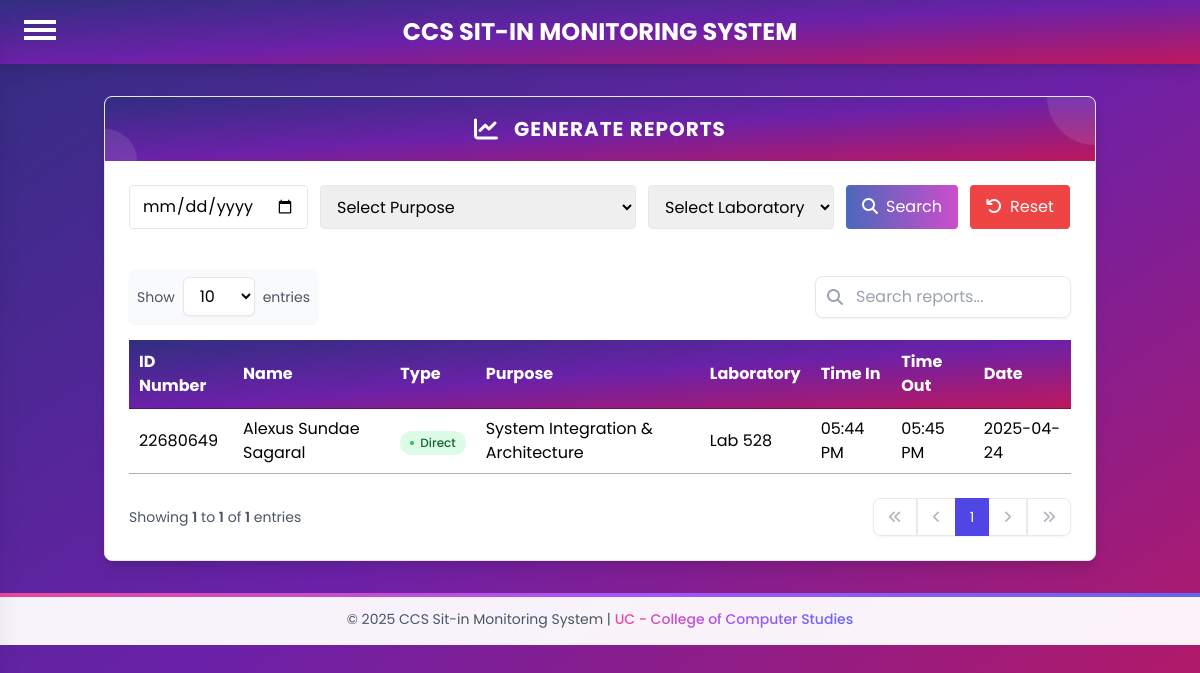
Before: /admin/admin_reports.php (signed in) with the older database file.
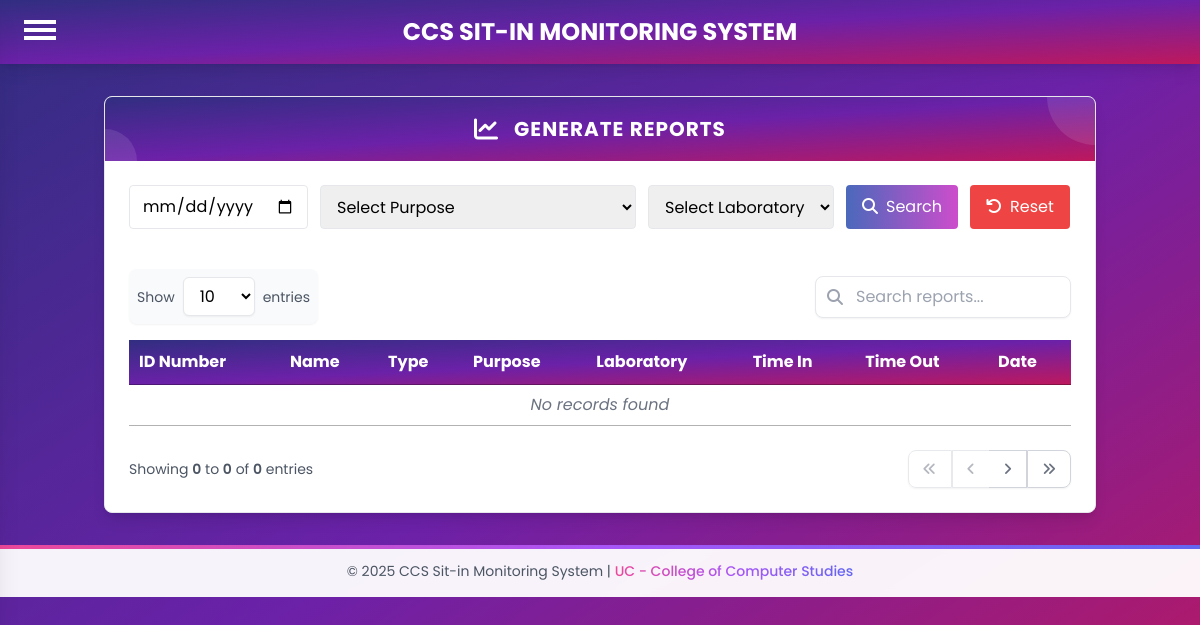
After: the same page with the newer database file.
### tables this page shows
CREATE TABLE `curr_sitin` (
  `SITIN_ID` int(11) NOT NULL,
  `IDNO` int(11) NOT NULL,
  `FULL_NAME` varchar(30) NOT NULL,
  `PURPOSE` enum('C Programming','C++ Programming','C# Programming','Java Programming','Php Programming','Python Programming','Database','Digital Logic & Design','Embedded System & IOT','System Integration & Architecture','Computer Application','Web Design & Development','Project Management') NOT NULL,
  `LABORATORY` enum('Lab 517','Lab 524','Lab 526','Lab 528','Lab 530','Lab 542','Lab 544') NOT NULL,
  `TIME_IN` time NOT NULL,
  `TIME_OUT` time DEFAULT NULL,
  `DATE` date NOT NULL,
  `STATUS` varchar(10) NOT NULL DEFAULT 'Active'
);

### admin/admin_reports.php (the view, shortened to what the changed rows need)
<?php
require '../db.php';
$entries_per_page = isset($_GET['entries']) ? (int)$_GET['entries'] : 10;
$current_page = isset($_GET['page']) ? (int)$_GET['page'] : 1;
$offset = ($current_page - 1) * $entries_per_page;
$count_query = "SELECT COUNT(*) as total FROM curr_sitin";
$count_result = mysqli_query($conn, $count_query);
$count_row = mysqli_fetch_assoc($count_result);
$total_records = $count_row['total'];
$total_pages = ceil($total_records / $entries_per_page);
?>
<!DOCTYPE html>
<html lang="en">
<head>
    <link rel="stylesheet" href="https://cdnjs.cloudflare.com/ajax/libs/font-awesome/6.4.0/css/all.min.css">
    <script src="https://cdn.tailwindcss.com"></script>
    <link rel="stylesheet" type="text/css" href="https://cdn.datatables.net/1.11.3/css/jquery.dataTables.css">
    <link rel="stylesheet" type="text/css" href="https://cdn.datatables.net/buttons/2.0.1/css/buttons.dataTables.min.css">
</head>
<body class="bg-gradient-to-br from-indigo-900 via-purple-800 to-pink-700 min-h-screen font-poppins">
    <div class="container mx-auto px-4 mt-8">
        <div class="bg-white rounded-lg shadow-lg overflow-hidden border border-gray-200">
        <div class="text-white p-4 flex items-center justify-center relative overflow-hidden" style="background: linear-gradient(to bottom right, rgb(49, 46, 129), rgb(107, 33, 168), rgb(190, 24, 93))">
                <h2 class="text-xl font-bold tracking-wider uppercase relative z-10">Generate Reports</h2>
            </div>
            <div class="p-6">
                <?php
                $filter_query = "SELECT IDNO, FULL_NAME, PURPOSE, LABORATORY, TIME_IN, TIME_OUT, DATE, TYPE FROM curr_sitin WHERE 1=1";
                $params = [];
                $types = '';
                $filter_query .= " ORDER BY DATE DESC LIMIT ? OFFSET ?";
                $params[] = $entries_per_page;
                $params[] = $offset;
                $types .= 'ii';
                $stmt = $conn->prepare($filter_query);
                $stmt->bind_param($types, ...$params);
                $stmt->execute();
                $result = $stmt->get_result();
                ?>
                <div class="overflow-x-auto">
                    <table id="reportsTable" class="min-w-full">
                        <thead style="background: linear-gradient(to bottom right, rgb(49, 46, 129), rgb(107, 33, 168), rgb(190, 24, 93));" class="text-white">
                            <tr>
                                <th class="px-6 py-3 text-left">ID Number</th>
                                <th class="px-6 py-3 text-left">Name</th>
                                <th class="px-6 py-3 text-left">Type</th>
                                <th class="px-6 py-3 text-left">Purpose</th>
                                <th class="px-6 py-3 text-left">Laboratory</th>
                                <th class="px-6 py-3 text-left">Time In</th>
                                <th class="px-6 py-3 text-left">Time Out</th>
                                <th class="px-6 py-3 text-left">Date</th>
                            </tr>
                        </thead>
                        <tbody>
                            <?php if ($result && $result->num_rows > 0): ?>
                                <?php while ($row = $result->fetch_assoc()): ?>
                                    <tr>
                                        <td class="px-6 py-4"><?php echo htmlspecialchars($row['IDNO']); ?></td>
                                        <td class="px-6 py-4"><?php echo htmlspecialchars($row['FULL_NAME']); ?></td>
                                        <td class="px-6 py-4">
                                            <?php if ($row['TYPE'] === 'Direct'): ?>
                                                <span class="inline-flex items-center px-2.5 py-1 rounded-full text-xs font-medium bg-green-100 text-green-800">
                                                    <span class="w-1 h-1 mr-1.5 rounded-full bg-green-500"></span>
                                                    Direct
                                                </span>
                                            <?php endif; ?>
                                        </td>
                                        <td class="px-6 py-4"><?php echo htmlspecialchars($row['PURPOSE']); ?></td>
                                        <td class="px-6 py-4"><?php echo htmlspecialchars($row['LABORATORY']); ?></td>
                                        <td class="px-6 py-4"><?php echo date('h:i A', strtotime($row['TIME_IN'])); ?></td>
                                        <td class="px-6 py-4"><?php echo $row['TIME_OUT'] ? date('h:i A', strtotime($row['TIME_OUT'])) : 'Active'; ?></td>
                                        <td class="px-6 py-4"><?php echo htmlspecialchars($row['DATE']); ?></td>
                                    </tr>
                                <?php endwhile; ?>
                            <?php else: ?>
                                <tr>
                                    <td colspan="8" class="px-6 py-4 text-center text-gray-500 italic">No records found</td>
                                </tr>
                            <?php endif; ?>
                        </tbody>
                    </table>
                </div>
                <div class="flex flex-col md:flex-row md:justify-between md:items-center mt-6 gap-4">
                    <div class="text-gray-600 text-sm">
                        <?php
                        $start_entry = $total_records > 0 ? $offset + 1 : 0;
                        $end_entry = min($offset + $entries_per_page, $total_records);
                        echo "Showing <span class='font-semibold'>$start_entry</span> to <span class='font-semibold'>$end_entry</span> of <span class='font-semibold'>$total_records</span> entries";
                        ?>
                    </div>
                    <div class="inline-flex rounded-lg shadow-sm">
                        <?php
                        echo "<button onclick=\"changePage(1)\" " . ($current_page == 1 ? 'disabled' : '') . "
                              class=\"px-3.5 py-2 text-sm bg-white border border-gray-300 rounded-l-lg hover:bg-gray-50 text-gray-500" .
                              ($current_page == 1 ? ' opacity-50 cursor-not-allowed' : '') . "\">
                              <i class=\"fas fa-angles-left\"></i>
                          </button>";
                        $prev_page = max(1, $current_page - 1);
                        echo "<button onclick=\"changePage($prev_page)\" " . ($current_page == 1 ? 'disabled' : '') . "
                              class=\"px-3.5 py-2 text-sm bg-white border-t border-b border-l border-gray-300 hover:bg-gray-50 text-gray-500" .
                              ($current_page == 1 ? ' opacity-50 cursor-not-allowed' : '') . "\">
                              <i class=\"fas fa-angle-left\"></i>
                          </button>";
                        for($i = 1; $i <= $total_pages; $i++) {
                            if($i == $current_page) {
                                echo "<button class=\"px-3.5 py-2 text-sm bg-indigo-600 text-white border border-indigo-600\">$i</button>";
                            } else {
                                echo "<button onclick=\"changePage($i)\"
                                      class=\"px-3.5 py-2 text-sm bg-white border border-gray-300 hover:bg-gray-50 text-gray-700\">$i</button>";
                            }
                        }
                        $next_page = min($total_pages, $current_page + 1);
                        echo "<button onclick=\"changePage($next_page)\" " . ($current_page == $total_pages ? 'disabled' : '') . "
                              class=\"px-3.5 py-2 text-sm bg-white border-t border-b border-r border-gray-300 hover:bg-gray-50 text-gray-500" .
                              ($current_page == $total_pages ? ' opacity-50 cursor-not-allowed' : '') . "\">
                              <i class=\"fas fa-angle-right\"></i>
                          </button>";
                        echo "<button onclick=\"changePage($total_pages)\" " . ($current_page == $total_pages ? 'disabled' : '') . "
                              class=\"px-3.5 py-2 text-sm bg-white border border-gray-300 rounded-r-lg hover:bg-gray-50 text-gray-500" .
                              ($current_page == $total_pages ? ' opacity-50 cursor-not-allowed' : '') . "\">
                              <i class=\"fas fa-angles-right\"></i>
                          </button>";
                        ?>
                    </div>
                </div>
            </div>
        </div>
    </div>
</body>
</html>

Changed rows visible on the page:
removed curr_sitin: IDNO "22680649", FULL_NAME "Alexus Sundae Sagaral", TYPE "Direct" (drawn), PURPOSE "System Integration & Architecture", LABORATORY "Lab 528", TIME_IN "05:44 PM", TIME_OUT "05:45 PM", DATE "2025-04-24"
Other visible differences:
$start_entry: "1" → "0"
$end_entry: "1" → "0"
$total_records: "1" → "0"
text now shown: "No records found"
list line gone: "1"
